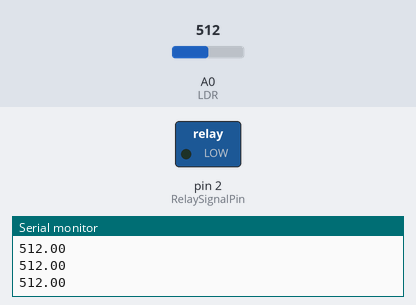
Simulated run of this sketch. Board: Arduino Uno, built with avr-gcc and run on an emulated ATmega328P. Shown: switched loads named in the sketch (green lamp = pin HIGH), the last lines printed to the serial monitor. Inputs (shaded band) come from the test bench; at power-on: A0 (LDR) = 512.

Above: at 1.2 s.
1.3 s: A0 (LDR) set to 593
2.8 s: A0 (LDR) set to 618
At 3.6 s:
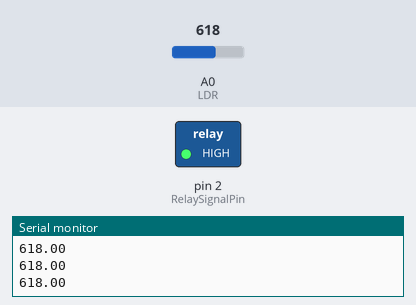
4.3 s: A0 (LDR) set to 590
At 4.6 s:
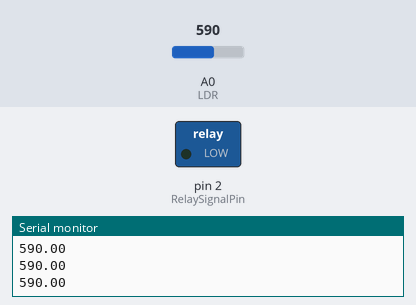
5.8 s: A0 (LDR) set to 610
At 7.2 s:
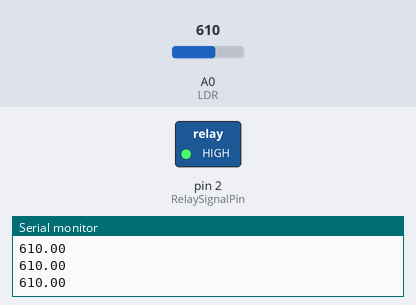
Timing chart, 0 to 8.3 s (numbered marks = the images above; inputs shaded):
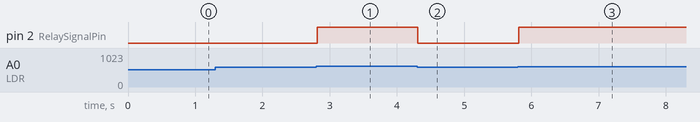

The sketch:

Source.ino
```cpp
// Pin where the relay is connected
int RelaySignalPin = 2;
int LDR = A0;
float LDRValue = 0.0;

// Setup circuit outputs and inputs
void setup()
{
    pinMode(RelaySignalPin, OUTPUT);
    Serial.begin(9600);
}

// Main loop
void loop()
{
  	LDRValue = analogRead(LDR);

  	Serial.println(LDRValue);

  	if (LDRValue > 600.0)
    {
        // Writes an HIGH signal on port <RelaySignalPin>
        digitalWrite(RelaySignalPin, HIGH);
    }
    else
    {
      	// Writes an LOW signal on port <RelaySignalPin>
    	digitalWrite(RelaySignalPin, LOW);
    }
}
```

Measured:
- the behaviour switches between 600 and 601 on A0 (LDR) (found by bisection; images 0 and 1)
- after the input at 2.8 s, pin 2 (RelaySignalPin): LOW → HIGH at once
- after the input at 4.3 s, pin 2 (RelaySignalPin): HIGH → LOW at once
- after the input at 5.8 s, pin 2 (RelaySignalPin): LOW → HIGH at once
